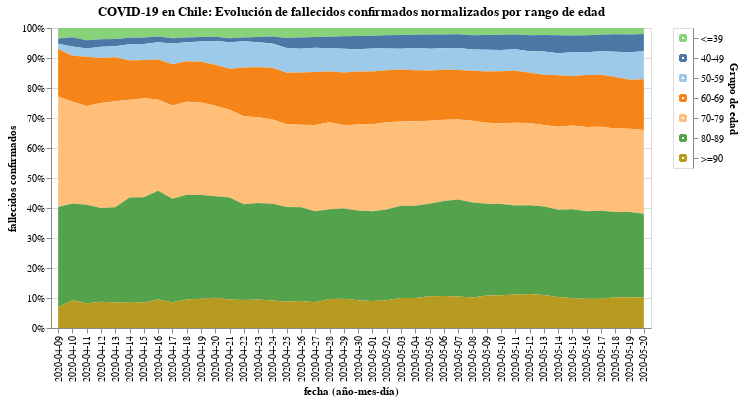

Notebook code for this chart:
### Code cell
#hide_input
selection2 = alt.selection_multi(fields=['Grupo de edad'], on='mouseover')

color = alt.condition(selection2,
                    alt.Color('Grupo de edad:N', scale=alt.Scale(scheme='tableau20'), legend=None),
                    alt.value('lightgray'))

bars = alt.Chart(data).mark_area().encode(
    x = 'fecha (año-mes-día):N',
    y = alt.Y('fallecidos confirmados:Q', stack="normalize", sort=grupo_de_edad),
    color = color,
    tooltip = ['fecha (año-mes-día)', 'Grupo de edad', 'fallecidos confirmados'],
    order=alt.Order(
    # Sort the segments of the bars by this field
    'index',
    sort='descending'
    )
).add_selection(
    selection2
)

legend = alt.Chart(data).mark_point().encode(
    y=alt.Y('Grupo de edad',  axis=alt.Axis(orient='right'), sort=grupo_de_edad),
    color=color
).add_selection(
    selection2
)

bars.properties(
    title = 'COVID-19 en Chile: Evolución de fallecidos confirmados normalizados por rango de edad',
    width = 600
) | legend

### Figure 1 — Vega-Lite specification as saved in the notebook (floating-point values rounded to 4 significant figures; data arrays with more than 128 entries replaced by an {"elided": "..."} marker saying what was removed)
{"config": {"view": {"continuousWidth": 400, "continuousHeight": 300}}, "hconcat": [{"mark": "area", "encoding": {"color": {"condition": {"type": "nominal", "field": "Grupo de edad", "legend": null, "scale": {"scheme": "tableau20"}, "selection": "selector004"}, "value": "lightgray"}, "order": {"type": "quantitative", "field": "index", "sort": "descending"}, "tooltip": [{"type": "nominal", "field": "fecha (año-mes-día)"}, {"type": "nominal", "field": "Grupo de edad"}, {"type": "quantitative", "field": "fallecidos confirmados"}], "x": {"type": "nominal", "field": "fecha (año-mes-día)"}, "y": {"type": "quantitative", "field": "fallecidos confirmados", "sort": ["<=39", "40-49", "50-59", "60-69", "70-79", "80-89", ">=90"], "stack": "normalize"}}, "selection": {"selector004": {"type": "multi", "fields": ["Grupo de edad"], "on": "mouseover"}}, "title": "COVID-19 en Chile: Evolución de fallecidos confirmados normalizados por rango de edad", "width": 600}, {"mark": "point", "encoding": {"color": {"condition": {"type": "nominal", "field": "Grupo de edad", "legend": null, "scale": {"scheme": "tableau20"}, "selection": "selector004"}, "value": "lightgray"}, "y": {"type": "nominal", "axis": {"orient": "right"}, "field": "Grupo de edad", "sort": ["<=39", "40-49", "50-59", "60-69", "70-79", "80-89", ">=90"]}}, "selection": {"selector004": {"type": "multi", "fields": ["Grupo de edad"], "on": "mouseover"}}}], "data": {"name": "data-e7fbdd99606b189ed3a066460353f759"}, "$schema": "https://vega.github.io/schema/vega-lite/v4.8.1.json", "datasets": {"data-e7fbdd99606b189ed3a066460353f759": {"elided": "294 records"}}}
